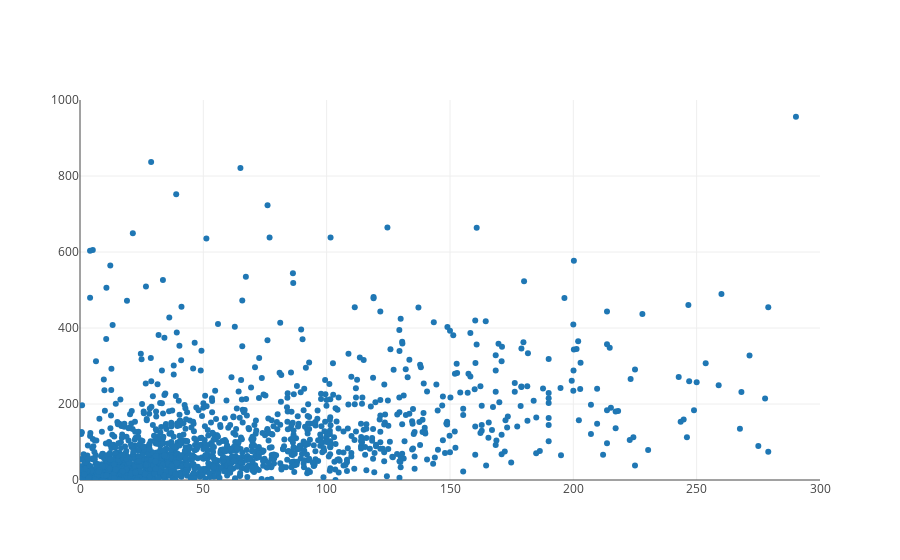

Write notebook code for a chart like this one.
### Markdown cell above
Huh, well we should've known.  Now let's zoom in on our dataset so that our plot no longer expands for just a few of the outliers. We will set the x-axis of our plot to go from zero to 300 million dollars, and the y-axis of our plot to go from zero to one billion dollars.

### Code cell
from graph import build_layout
revenues_per_budgets_trace = trace_values(budgets, domestic_revenues, text = titles)
revenues_layout = build_layout(x_range = [0, 300], y_range = [0, 1000])
plot([revenues_per_budgets_trace], revenues_layout)

### Figure 1 — Plotly figure (JSON) as saved in the notebook; plotly's stock layout.template omitted (floating-point values rounded to 4 significant figures; data arrays with more than 128 entries replaced by an {"elided": "..."} marker saying what was removed)
{"data": [{"mode": "markers", "name": "data", "text": {"elided": "1776 str values"}, "type": "scatter", "uid": "621e3996-dc61-11e8-91a7-0242ac110018", "x": {"elided": "1776 float values"}, "y": {"elided": "1776 float values"}}], "layout": {"xaxis": {"range": [0, 300]}, "yaxis": {"range": [0, 1000]}}}
